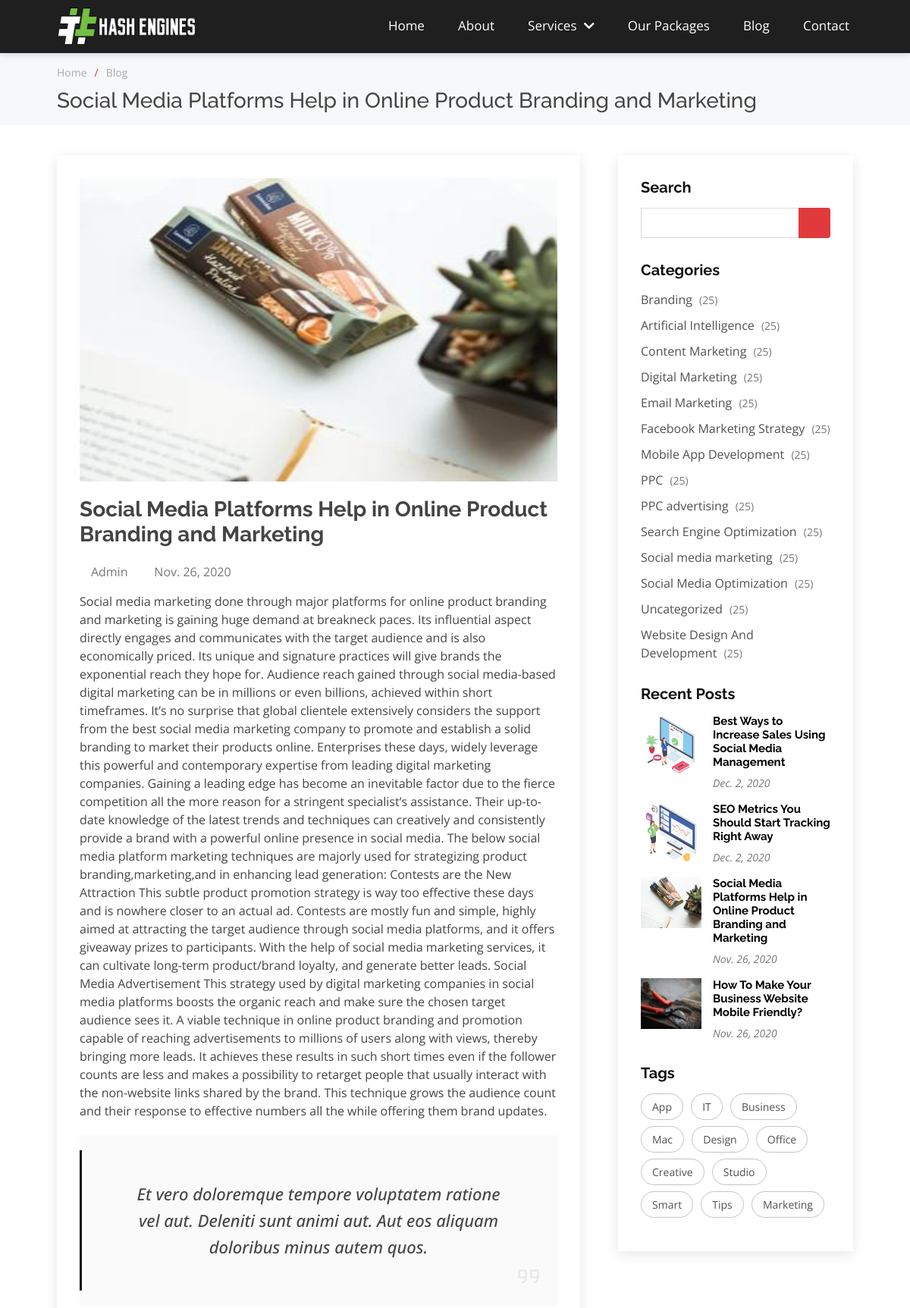
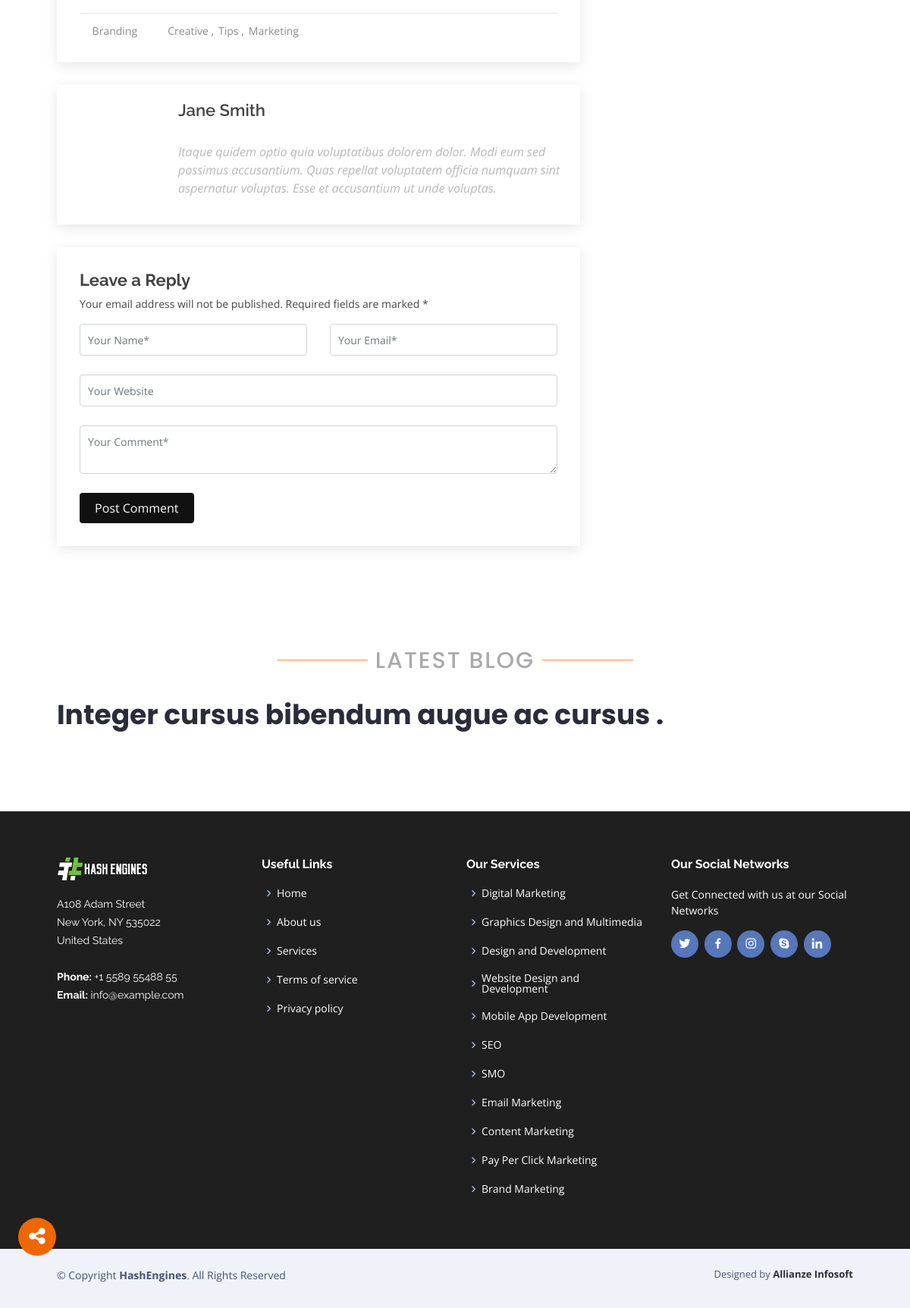
Screenshot of /blog/social-media-platforms-help-in-online-product-branding-and-marketing with the database file from the repository (2 pictures, top to bottom).
### blogs/models.py (models this page shows, shortened)
class Blog(models.Model):
    link = models.SlugField(max_length=256,unique=True)
    blogimage = models.ImageField(upload_to='blogs/')
    title = models.CharField(max_length=256,unique=True)
    category = models.ForeignKey(to=BlogCategory, on_delete = models.CASCADE)
    author = models.ForeignKey(to=Author,on_delete=models.CASCADE,default='Admin')
    description = models.TextField()
    metadescription = models.TextField(max_length=256, blank=False)
    metakeywords = models.TextField(max_length=256,default='')
    status = models.IntegerField(default=0,choices=BLOGS_STATUS)
    published = models.DateField()
    tags = TaggableManager()

class Author(models.Model):
    name = models.CharField(max_length=50,unique=True,default='Admin')
    email = models.CharField(max_length=50,unique=True)
    def __str__(self):
        return self.name

class BlogCategory(models.Model):
    postcategory = models.CharField(max_length=100, blank=False, unique=True)
    def __str__(self):
        return self.postcategory

### blogs/views.py (the view)
# urls.py: path('<slug:link>',BlogDetailPage,name='BlogDetailPage'),
def BlogDetailPage(request,link):
    getBlog = Blog.objects.filter(link=link)
    tags = [tag for tag in Blog.objects.all() if tag is not None]
    categories = BlogCategory.objects.all()
    recentpost = Blog.objects.filter(status=2).order_by('-published')[0:5]
    return render(
        request,'blogdetailpage.html',
        {
            'blog':getBlog,
            'categories':categories,
            'recentpost':recentpost,
            'tags':tags,
            'metatitle':Blog.objects.filter(link=link)[0]
        }
        )

### templates/blogdetailpage.html (shortened to what this page needs)
{% extends "home.html" %}
{% block content %}
{% for content in blog %}
<section class="breadcrumbs">
  <div class="container widthadjust">
    <ol>
      <li><a href="{% url 'home' %}">Home</a></li>
      <li><a href="{% url 'blogs' %}">Blog</a></li>
    </ol>
    <h2>{{content.title}}</h2>
  </div>
</section>
<section id="blog" class="blog">
  <div class="container widthadjust">
    <div class="row">
      <div class="col-lg-8 entries">
        <article class="entry entry-single">
          <div class='text-center'>
            <img src="{{content.blogimage.url}}" alt="{{content.link}}" class="img-fluid">
          </div>
          <h2 class="entry-title">
            {{content.title}}
          </h2>
          <div class="entry-meta">
            <ul>
              <li class="d-flex align-items-center"><i class="icofont-user"></i>{{content.author}}</li>
              <li class="d-flex align-items-center"><i class="icofont-wall-clock"></i></time>{{content.published}}</time></a></li>
            </ul>
          </div>
          <div class="entry-content">
            {{content.description | safe}}
            <blockquote>
              <i class="icofont-quote-left quote-left"></i>
              <p>
                Et vero doloremque tempore voluptatem ratione vel aut. Deleniti sunt animi aut. Aut eos aliquam doloribus minus autem quos.
              </p>
              <i class="las la-quote-right quote-right"></i>
              <i class="icofont-quote-right quote-right"></i>
            </blockquote>
          </div>
          <div class="entry-footer clearfix">
            <div class="float-left">
              <i class="icofont-folder"></i>
              <ul class="cats">
                <li><a href="#">{{content.category}}</a></li>
              </ul>
              <i class="icofont-tags"></i>
              <ul class="tags">
                <li><a href="#">Creative</a></li>
                <li><a href="#">Tips</a></li>
                <li><a href="#">Marketing</a></li>
              </ul>
            </div>
            <div class="float-right share">
              <a href="" title="Share on Twitter"><i class="icofont-twitter"></i></a>
              <a href="" title="Share on Facebook"><i class="icofont-facebook"></i></a>
              <a href="" title="Share on Instagram"><i class="icofont-instagram"></i></a>
            </div>
          </div>
        </article>
        {% endfor %}
        <div class="blog-author clearfix">
          <h4>Jane Smith</h4>
          <div class="social-links">
            <a href="https://twitters.com/#"><i class="icofont-twitter"></i></a>
            <a href="https://facebook.com/#"><i class="icofont-facebook"></i></a>
            <a href="https://instagram.com/#"><i class="icofont-instagram"></i></a>
          </div>
          <p>
            Itaque quidem optio quia voluptatibus dolorem dolor. Modi eum sed possimus accusantium. Quas repellat voluptatem officia numquam sint aspernatur voluptas. Esse et accusantium ut unde voluptas.
          </p>
        </div>
        <div class="blog-comments">
          <div class="reply-form">
            <h4>Leave a Reply</h4>
            <p>Your email address will not be published. Required fields are marked * </p>
            <form action="">
              <div class="row">
                <div class="col-md-6 form-group">
                  <input name="name" type="text" class="form-control" placeholder="Your Name*">
                </div>
                <div class="col-md-6 form-group">
                  <input name="email" type="text" class="form-control" placeholder="Your Email*">
                </div>
              </div>
              <div class="row">
                <div class="col form-group">
                  <input name="website" type="text" class="form-control" placeholder="Your Website">
                </div>
              </div>
              <div class="row">
                <div class="col form-group">
                  <textarea name="comment" class="form-control" placeholder="Your Comment*"></textarea>
                </div>
              </div>
              <button type="submit" class="btn btn-primary">Post Comment</button>
            </form>
          </div>
        </div>
      </div>
      <div class="col-lg-4">
        <div class="sidebar">
          <h3 class="sidebar-title">Search</h3>
          <div class="sidebar-item search-form">
            <form action="">
              <input type="text">
              <button type="submit"><i class="icofont-search"></i></button>
            </form>
          </div>
          <h3 class="sidebar-title">Categories</h3>
          <div class="sidebar-item categories">
            <ul>
              {% for category in categories %}
              <li><a href="#">{{category}} <span>(25)</span></a></li>
              {% endfor %}
            </ul>
          </div>
          <h3 class="sidebar-title">Recent Posts</h3>
          <div class="sidebar-item recent-posts">
            {% for post in recentpost %}
            <div class="post-item clearfix">
              <img src="{{post.blogimage.url}}" alt="{{post.title}}">
              <h4><a href="{% url 'BlogDetailPage' post.link %}">{{post.title}}</a></h4>
              <time datetime="2020-01-01">{{post.published}}</time>
            </div>
            {% endfor %}
          </div>
          <h3 class="sidebar-title">Tags</h3>
          <div class="sidebar-item tags">
            <ul>
              <li><a href="#">App</a></li>
              <li><a href="#">IT</a></li>
              <li><a href="#">Business</a></li>
              <li><a href="#">Mac</a></li>
              <li><a href="#">Design</a></li>
              <li><a href="#">Office</a></li>
              <li><a href="#">Creative</a></li>
              <li><a href="#">Studio</a></li>
              <li><a href="#">Smart</a></li>
              <li><a href="#">Tips</a></li>
              <li><a href="#">Marketing</a></li>
            </ul>
          </div>
        </div>
      </div>
    </div>
  </div>
</section>
{% endblock %}

### static/assets/css/header.css (style rules this page uses)
a { text-decoration: none; }
.container { width: 90%;max-width:1170px;margin:0 auto; }

### rows the page displays
Blog: title "Social Media Platforms Help in Online Product Branding and Marketing", blogimage (picture), author "Admin", published "Nov. 26, 2020", description "Social media marketing done through major platforms for online product branding and marketing is gaining huge demand at breakneck paces. Its influential aspect directly engages and communicates with the target audience and is also economically priced. Its unique and signature practices will give brands the exponential reach they hope for. Audience reach gained through social media-based digital marketing can be in millions or even billions, achieved within short timeframes. It’s no surprise that global clientele extensively considers the support from the best social media marketing company to promote and establish a solid branding to market their products online. Enterprises these days,…", category "Branding"
BlogCategory: postcategory "Branding"
BlogCategory: postcategory "Artificial Intelligence"
BlogCategory: postcategory "Content Marketing"
BlogCategory: postcategory "Digital Marketing"
BlogCategory: postcategory "Email Marketing"
BlogCategory: postcategory "Facebook Marketing Strategy"
BlogCategory: postcategory "Mobile App Development"
BlogCategory: postcategory "PPC"
BlogCategory: postcategory "PPC advertising"
BlogCategory: postcategory "Search Engine Optimization"
BlogCategory: postcategory "Social media marketing"
BlogCategory: postcategory "Social Media Optimization"
BlogCategory: postcategory "Uncategorized"
BlogCategory: postcategory "Website Design And Development"
Blog: blogimage (picture), title "Best Ways to Increase Sales Using Social Media Management", published "Dec. 2, 2020"
Blog: blogimage (picture), title "SEO Metrics You Should Start Tracking Right Away", published "Dec. 2, 2020"
Blog: blogimage (picture), title "How To Make Your Business Website Mobile Friendly?", published "Nov. 26, 2020"
